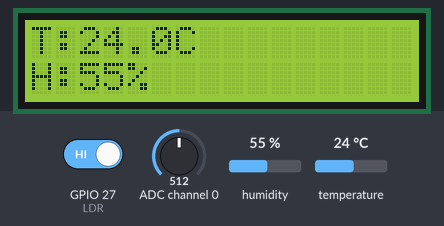
Simulated run of this program. Board: Raspberry Pi (BCM pin numbers). Parts: 16×2 character LCD. Inputs (shaded band) come from the test bench; at power-on: GPIO 27 (LDR) HIGH, humidity 55 %, ADC channel 0 = 512, temperature 24 °C (analog values on the 0–1023 scale). Library files of the repository ran but are not shown: I2C_LCD_driver.py; what the program prints to the terminal is not drawn.

Above: at 3.2 s.
3.3 s: GPIO 27 (LDR) driven LOW
At 4.3 s:
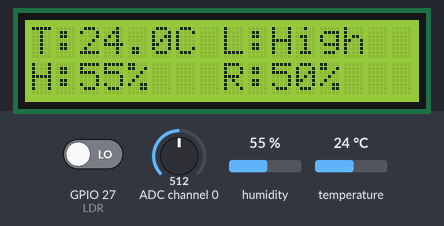
5.1 s: GPIO 27 (LDR) driven HIGH
At 6.6 s:
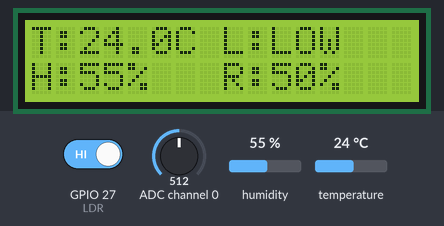
7.5 s: GPIO 27 (LDR) driven LOW
At 9.7 s:
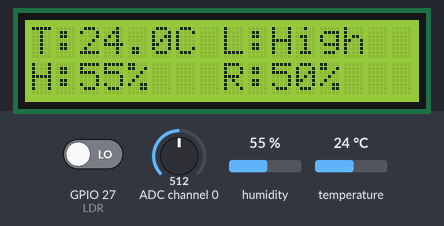
10.2 s: humidity set to 22 %
At 12.7 s:
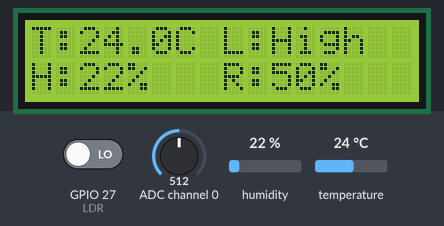
13.2 s: ADC channel 0 set to 716
At 15.1 s:
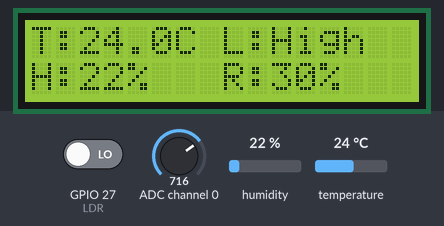
15.6 s: temperature set to 12 °C
At 17.6 s:
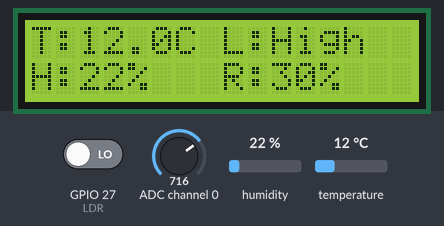
Timing chart, 0 to 19.1 s (numbered marks = the images above; inputs shaded):
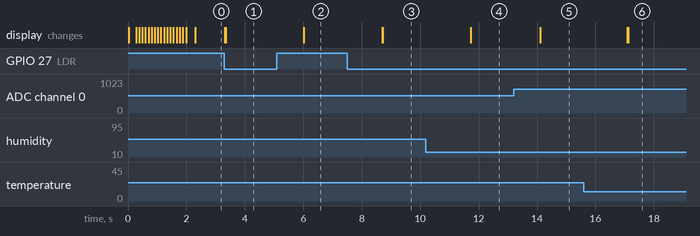

The program:

Weather_monitoring_system.py
```python
# Include the library files
import I2C_LCD_driver
from time import sleep
import board
import adafruit_dht
from smbus import SMBus
import RPi.GPIO as GPIO


LDR = 27

bus = SMBus(1)

GPIO.setmode(GPIO.BCM)
GPIO.setwarnings(False)

# Set the sensor pin as Input pin
GPIO.setup(LDR,GPIO.IN)

# Create a object for the LCD
lcd = I2C_LCD_driver.lcd()
# Create a object for the DHT11 sensor
DHT11 = adafruit_dht.DHT11(board.D17, use_pulseio=False)

# Starting text
lcd.lcd_display_string("System Loading",1,1)
for a in range (0,16):
    lcd.lcd_display_string(".",2,a)
    sleep(0.1)
lcd.lcd_clear()
lcd.lcd_display_string("Wait..",1,0)

def TempHumi():
    try:
        # Get the Temperature and Humidity values
        temperature_c = DHT11.temperature
        temperature_f = temperature_c * (9 / 5) + 32
        humidity = DHT11.humidity


        # Print the values on the LCD display
        lcd.lcd_display_string("T:",1,0)
        lcd.lcd_display_string(str(temperature_c) + ".0C",1,2)

        lcd.lcd_display_string("H:",2,0)
        lcd.lcd_display_string(str(humidity) + "%",2,2)

        # Print the values to the serial port
        print(
            "Temp: {:.1f} F / {:.1f} C    Humidity: {}% ".format(
                temperature_f, temperature_c, humidity
            )
        )

    except RuntimeError as error:
        # Errors happen fairly often, DHT's are hard to read, just keep going
        print(error.args[0])
        sleep(1)
    except Exception as error:
        DHT11.exit()
        raise error

    sleep(1)

def light():
    value = GPIO.input(LDR)
    if value == 0:
        lcd.lcd_display_string("L:" + "High",1,8)
    else:
        lcd.lcd_display_string("L:" + "LOW ",1,8)

#Get the analog input values
def rain():
    bus.write_byte(0x4b,0x84)# A0
    value = bus.read_byte(0x4b)
    value = (value/255) * 100
    value = (value - 100) * -1

    value = int(value)
    lcd.lcd_display_string("R:" + str(value) + "% " ,2,8)


while True:
    TempHumi()
    light()
    rain()
    
```

Measured:
- after the input at 3.3 s, the display: first differs from a run without the input at once (image 1)
- after the input at 5.1 s, the display: first changes after 0.91 s (image 2 shows a later state)
- after the input at 7.5 s, the display: first changes after 1.2 s (image 3 shows a later state)
- after the input at 10.2 s, the display: first changes after 1.5 s (image 4 shows a later state)
- after the input at 13.2 s, the display: changes after 0.92 s (image 5)
- after the input at 15.6 s, the display: first changes after 1.5 s (image 6 shows a later state)
